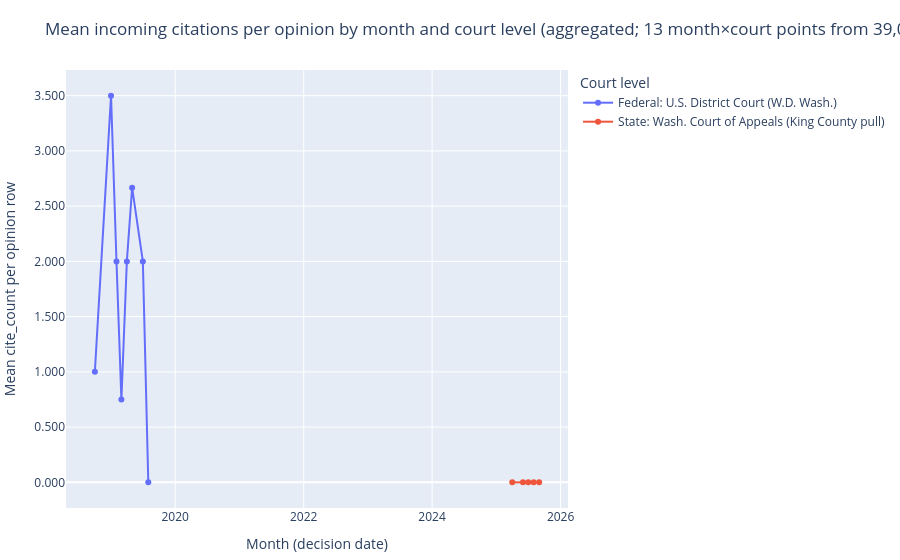

Notebook source saved alongside this figure:
### Markdown cell above
## Question (a) — mean cites by month × court (interactive line)

Use the **mode bar** (top-right) to zoom and pan; hover a point for court and row counts.

### Code cell
fig_a = mp1a.fig_q1_monthly(df)
fig_a.show(config=mp1a._GRAPH_CONFIG)

### Figure 1 — Plotly figure (JSON) as saved in the notebook; plotly's stock layout.template omitted (floating-point values rounded to 4 significant figures)
{"data": [{"customdata": [["wawd", 152, 1], ["wawd", 304, 1], ["wawd", 304, 1], ["wawd", 608, 1], ["wawd", 304, 1], ["wawd", 912, 1], ["wawd", 304, 1], ["wawd", 152, 1]], "hovertemplate": "Court level=Federal: U.S. District Court (W.D. Wash.)<br>Month (decision date)=%{x}<br>Mean cite_count per opinion row=%{y:.3f}<br>court_id=%{customdata[0]}<br>opinion_count=%{customdata[1]}<extra></extra>", "legendgroup": "Federal: U.S. District Court (W.D. Wash.)", "line": {"color": "#636efa", "dash": "solid", "shape": "linear"}, "marker": {"symbol": "circle"}, "mode": "lines+markers", "name": "Federal: U.S. District Court (W.D. Wash.)", "orientation": "v", "showlegend": true, "type": "scatter", "x": ["2018-10-01T00:00:00.000000", "2019-01-01T00:00:00.000000", "2019-02-01T00:00:00.000000", "2019-03-01T00:00:00.000000", "2019-04-01T00:00:00.000000", "2019-05-01T00:00:00.000000", "2019-07-01T00:00:00.000000", "2019-08-01T00:00:00.000000"], "xaxis": "x", "y": [1.0, 3.5, 2.0, 0.75, 2.0, 2.667, 2.0, 0.0], "yaxis": "y"}, {"customdata": [["washctapp", 1800, 0], ["washctapp", 5400, 0], ["washctapp", 7200, 0], ["washctapp", 10800, 0], ["washctapp", 10800, 0]], "hovertemplate": "Court level=State: Wash. Court of Appeals (King County pull)<br>Month (decision date)=%{x}<br>Mean cite_count per opinion row=%{y:.3f}<br>court_id=%{customdata[0]}<br>opinion_count=%{customdata[1]}<extra></extra>", "legendgroup": "State: Wash. Court of Appeals (King County pull)", "line": {"color": "#EF553B", "dash": "solid", "shape": "linear"}, "marker": {"symbol": "circle"}, "mode": "lines+markers", "name": "State: Wash. Court of Appeals (King County pull)", "orientation": "v", "showlegend": true, "type": "scatter", "x": ["2025-04-01T00:00:00.000000", "2025-06-01T00:00:00.000000", "2025-07-01T00:00:00.000000", "2025-08-01T00:00:00.000000", "2025-09-01T00:00:00.000000"], "xaxis": "x", "y": [0.0, 0.0, 0.0, 0.0, 0.0], "yaxis": "y"}], "layout": {"hovermode": "x unified", "legend": {"title": {"text": "Court level"}, "tracegroupgap": 0}, "margin": {"b": 50, "l": 10, "r": 10, "t": 70}, "title": {"text": "Mean incoming citations per opinion by month and court level (aggregated; 13 month×court points from 39,040 rows)"}, "xaxis": {"anchor": "y", "domain": [0, 1], "title": {"text": "Month (decision date)"}}, "yaxis": {"anchor": "x", "domain": [0, 1], "tickformat": ".3f", "title": {"text": "Mean cite_count per opinion row"}}}}
